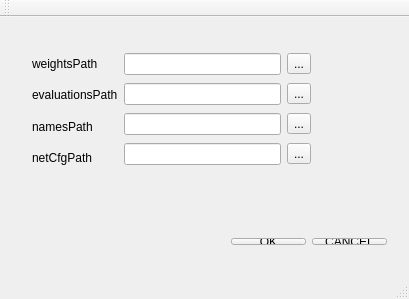
<?xml version="1.0" encoding="UTF-8"?>
<ui version="4.0">
 <class>MainWindow</class>
 <widget class="QMainWindow" name="MainWindow">
  <property name="geometry">
   <rect>
    <x>0</x>
    <y>0</y>
    <width>409</width>
    <height>299</height>
   </rect>
  </property>
  <property name="windowTitle">
   <string>MainWindow</string>
  </property>
  <widget class="QWidget" name="centralWidget">
   <widget class="QWidget" name="">
    <property name="geometry">
     <rect>
      <x>220</x>
      <y>210</y>
      <width>178</width>
      <height>29</height>
     </rect>
    </property>
    <layout class="QHBoxLayout" name="horizontalLayout_10">
     <item>
      <widget class="QPushButton" name="pushButton_OK">
       <property name="text">
        <string>OK</string>
       </property>
      </widget>
     </item>
     <item>
      <widget class="QPushButton" name="pushButton_cancel">
       <property name="text">
        <string>CANCEL</string>
       </property>
      </widget>
     </item>
    </layout>
   </widget>
   <widget class="QWidget" name="">
    <property name="geometry">
     <rect>
      <x>21</x>
      <y>23</y>
      <width>301</width>
      <height>141</height>
     </rect>
    </property>
    <layout class="QHBoxLayout" name="horizontalLayout_11">
     <item>
      <layout class="QVBoxLayout" name="verticalLayout_2">
       <item>
        <widget class="QLabel" name="label_2">
         <property name="text">
          <string>weightsPath</string>
         </property>
        </widget>
       </item>
       <item>
        <widget class="QLabel" name="label">
         <property name="text">
          <string>evaluationsPath</string>
         </property>
        </widget>
       </item>
       <item>
        <widget class="QLabel" name="label_4">
         <property name="text">
          <string>namesPath</string>
         </property>
        </widget>
       </item>
       <item>
        <widget class="QLabel" name="label_3">
         <property name="text">
          <string>netCfgPath</string>
         </property>
        </widget>
       </item>
      </layout>
     </item>
     <item>
      <layout class="QVBoxLayout" name="verticalLayout">
       <item>
        <layout class="QHBoxLayout" name="horizontalLayout">
         <item>
          <widget class="QLineEdit" name="lineEdit1"/>
         </item>
         <item>
          <widget class="QToolButton" name="toolButton1">
           <property name="text">
            <string>...</string>
           </property>
          </widget>
         </item>
        </layout>
       </item>
       <item>
        <layout class="QHBoxLayout" name="horizontalLayout_7">
         <item>
          <widget class="QLineEdit" name="lineEdit2"/>
         </item>
         <item>
          <widget class="QToolButton" name="toolButton2">
           <property name="text">
            <string>...</string>
           </property>
          </widget>
         </item>
        </layout>
       </item>
       <item>
        <layout class="QHBoxLayout" name="horizontalLayout_8">
         <item>
          <widget class="QLineEdit" name="lineEdit3"/>
         </item>
         <item>
          <widget class="QToolButton" name="toolButton3">
           <property name="text">
            <string>...</string>
           </property>
          </widget>
         </item>
        </layout>
       </item>
       <item>
        <layout class="QHBoxLayout" name="horizontalLayout_9">
         <item>
          <widget class="QLineEdit" name="lineEdit4"/>
         </item>
         <item>
          <widget class="QToolButton" name="toolButton4">
           <property name="text">
            <string>...</string>
           </property>
          </widget>
         </item>
        </layout>
       </item>
      </layout>
     </item>
    </layout>
   </widget>
   <zorder>lineEdit1</zorder>
   <zorder>toolButton1</zorder>
   <zorder>lineEdit_3</zorder>
   <zorder>label</zorder>
   <zorder>layoutWidget</zorder>
   <zorder>layoutWidget_2</zorder>
   <zorder>layoutWidget_3</zorder>
   <zorder>pushButton_OK</zorder>
   <zorder>pushButton_cancel</zorder>
   <zorder>horizontalSpacer_2</zorder>
  </widget>
  <widget class="QMenuBar" name="menuBar">
   <property name="geometry">
    <rect>
     <x>0</x>
     <y>0</y>
     <width>409</width>
     <height>25</height>
    </rect>
   </property>
  </widget>
  <widget class="QToolBar" name="mainToolBar">
   <attribute name="toolBarArea">
    <enum>TopToolBarArea</enum>
   </attribute>
   <attribute name="toolBarBreak">
    <bool>false</bool>
   </attribute>
  </widget>
  <widget class="QStatusBar" name="statusBar"/>
 </widget>
 <layoutdefault spacing="6" margin="11"/>
 <resources/>
 <connections/>
</ui>
